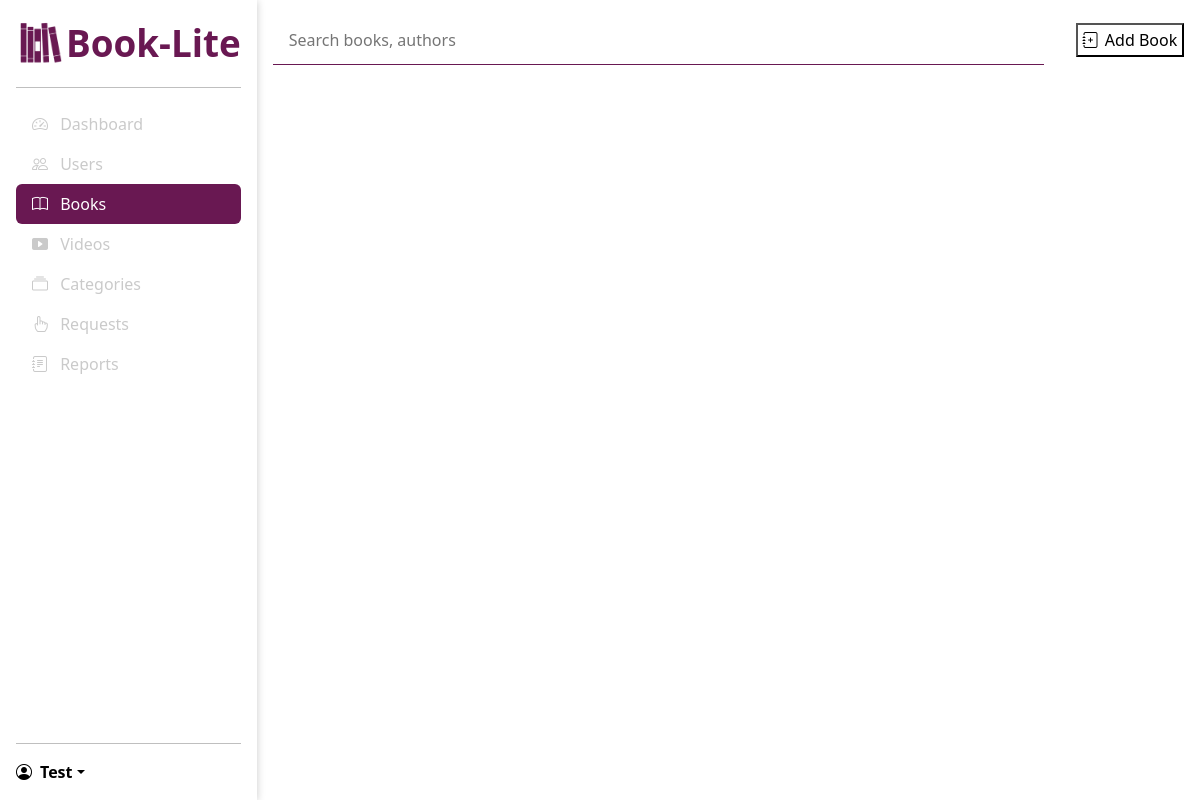
Before: /admin/books (signed in) with the older database file.
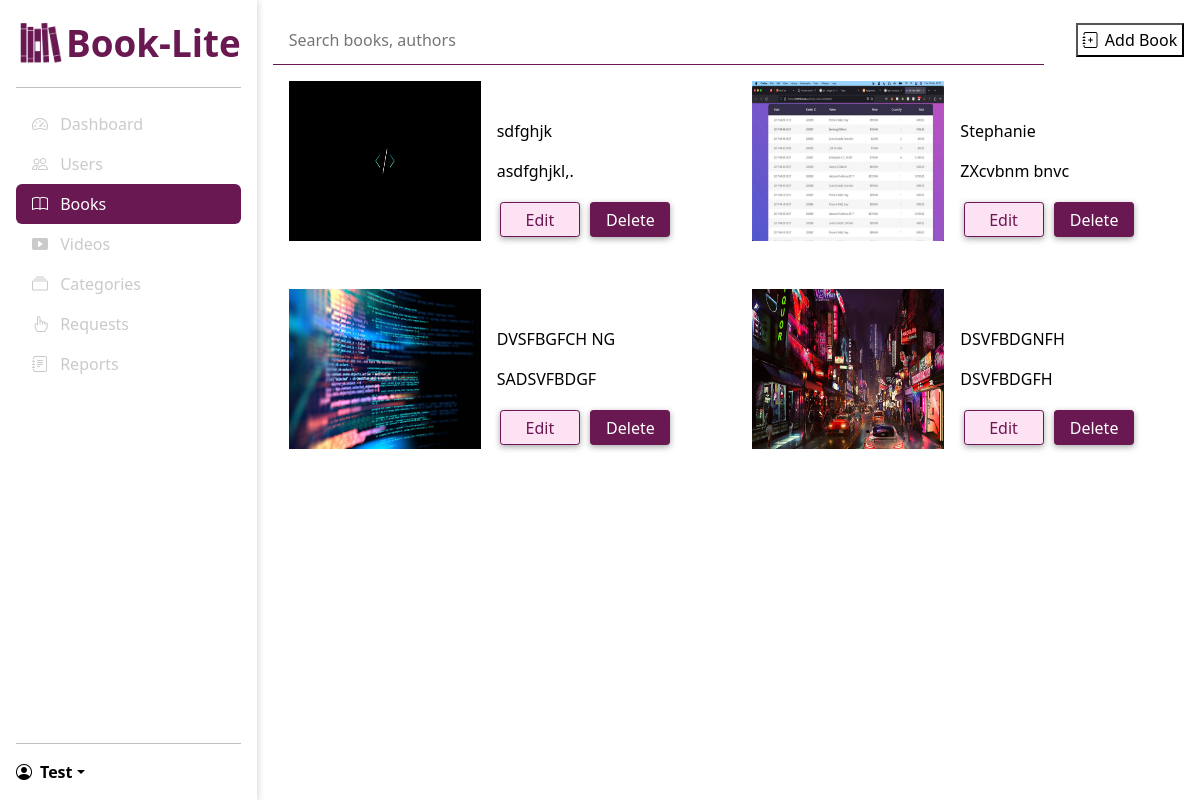
After: the same page with the newer database file.
### models/models.py (models this page shows)
class Book(db.Model):
    id = db.Column(db.String, primary_key=True)
    title = db.Column(db.String(100), nullable=False)
    author = db.Column(db.String(100), nullable=False)
    description = db.Column(db.Text, nullable=False)
    cover_path = db.Column(db.String(100), nullable=False)
    file_path = db.Column(db.String(100), nullable=False)
    category_id = db.Column(db.String, db.ForeignKey('category.id'), nullable=False)
    rentals = db.relationship('Rental', backref='book', lazy=True)

### routes/admin.py (the view)
@admin_bp.route('/books')
@login_required
@isAdmin
def books():
    books = Book.query.all()
    return render_template('admin/books.html', books=books, b_active="active")

### main.py (called while the page is built)
@login_manager.user_loader
def load_user(user_id):
    return User.query.get(user_id)

@app.context_processor
def inject_global_vars():
    return dict(
        user=current_user
    )

### routes/admin.py (called while the page is built)
def isAdmin(f):
    @wraps(f)
    def decorated_function(*args, **kwargs):
        if not current_user.is_admin:
            logout_user(current_user)
            return redirect(url_for('auth.login'))
        return f(*args, **kwargs)
    return decorated_function

### templates/admin/books.html (shortened to what this page needs)
{% extends "/admin/base_admin.html" %} {%block title %}Books{% endblock %} {%
block main %}
<div class="main-top">
  <div class="search-bar">
    <input
      type="search"
      name=""
      id=""
      placeholder="Search books, authors"
    />
  </div>
  <div class="add-buttons">
    <button class="add">
      <a href="{{url_for('admin.new_book')}}">
        <i class="bi bi-journal-plus"></i>
        Add Book
      </a>
    </button>
  </div>
</div>
<div class="all-books">
  {% for book in books %}
  <div class="book-container">
    <img src="/static/images/covers/{{ book.cover_path }}" alt="" />
    <div class="text">
      <p>{{ book.author }}</p>
      <p>{{ book.title }}</p>
      <form action="/admin/books/{{ book.id }}/edit" method="get">
        <button type="submit">Edit</button>
      </form>
      <form action="/admin/books/{{ book.id }}/delete" method="post">
        <button type="submit">Delete</button>
      </form>
    </div>
  </div>
  {% endfor %}
</div>
{% endblock %}

Changed rows visible on the page:
added Book: cover_path (picture), author "sdfghjk", title "asdfghjkl,."
added Book: cover_path (picture), author "Stephanie", title "ZXcvbnm bnvc"
added Book: cover_path (picture), author "DVSFBGFCH NG", title "SADSVFBDGF"
added Book: cover_path (picture), author "DSVFBDGNFH", title "DSVFBDGFH"
